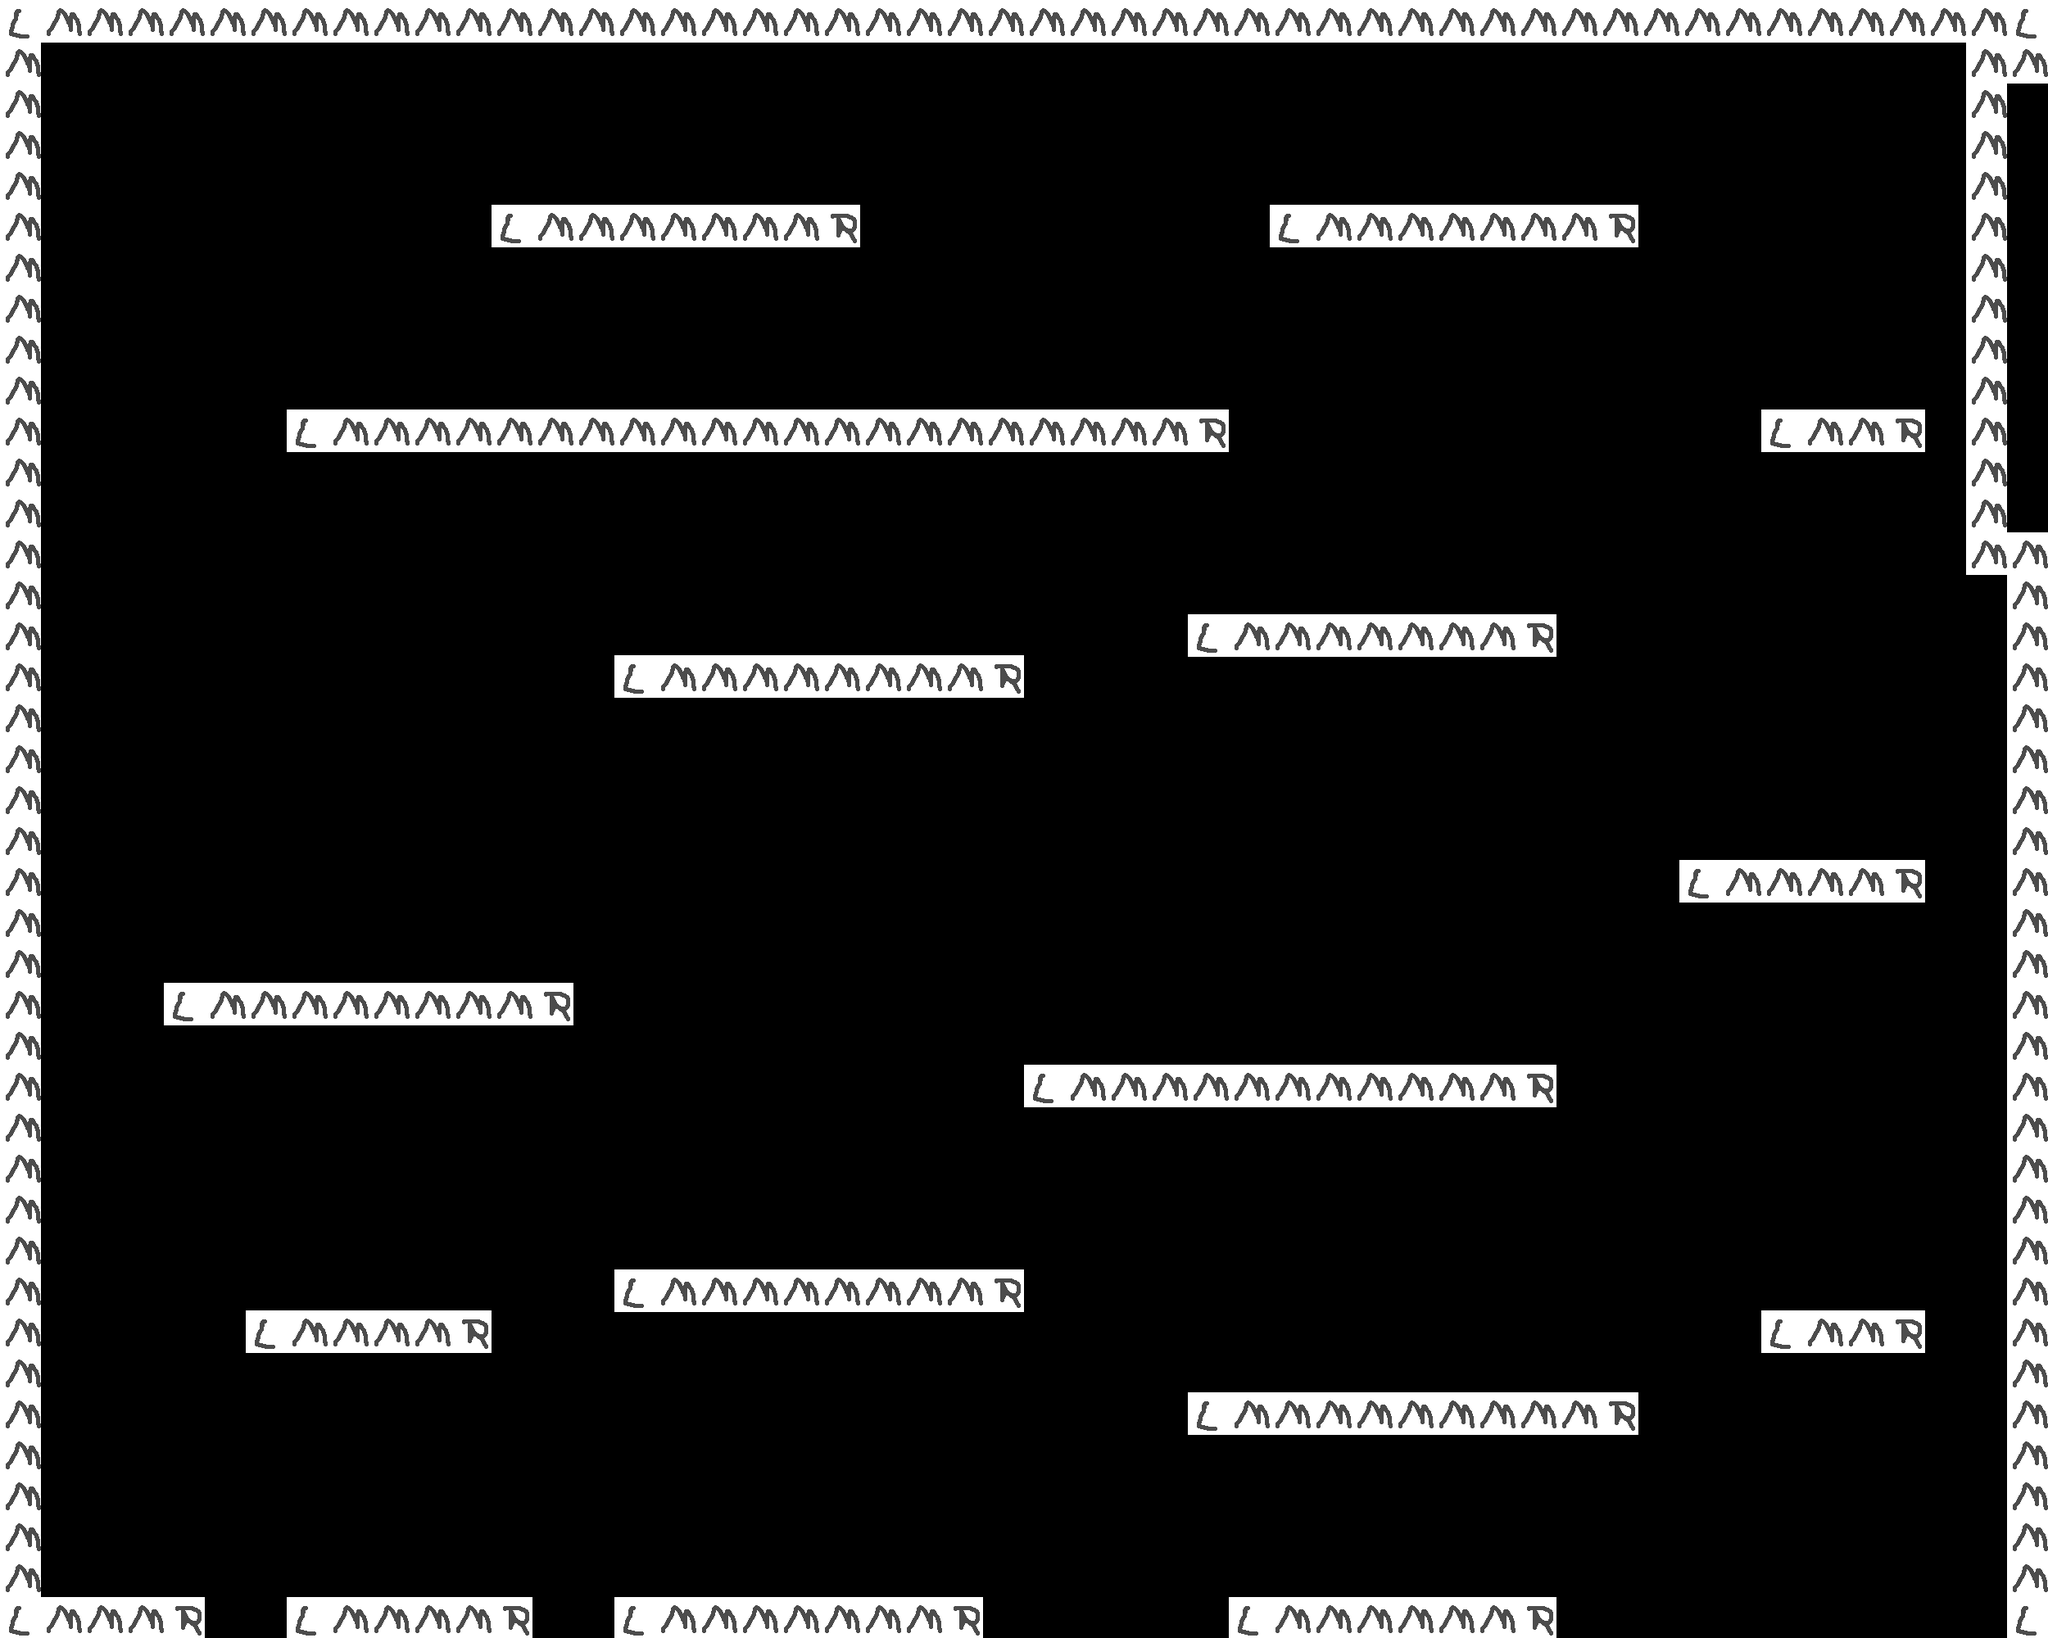

This is a level from a 2D game, rendered from its Tiled map with the project's own tilesets. A one-line summary and the complete map file follow:
An orthogonal 50x40 tile map with 50x50 px tiles, 1 tile layer (块层 1).

<map version="1.0" orientation="orthogonal" renderorder="right-down" width="50" height="40" tilewidth="50" tileheight="50" nextobjectid="1">
 <tileset firstgid="1" name="grounds" tilewidth="50" tileheight="64" tilecount="5" columns="5">
  <tileoffset x="0" y="14" />
  <image source="../images/grounds.png" width="256" height="64" />
 </tileset>
 <layer name="块层 1" width="50" height="40">
  <data encoding="csv">
1,2,2,2,2,2,2,2,2,2,2,2,2,2,2,2,2,2,2,2,2,2,2,2,2,2,2,2,2,2,2,2,2,2,2,2,2,2,2,2,2,2,2,2,2,2,2,2,2,1,
2,0,0,0,0,0,0,0,0,0,0,0,0,0,0,0,0,0,0,0,0,0,0,0,0,0,0,0,0,0,0,0,0,0,0,0,0,0,0,0,0,0,0,0,0,0,0,0,2,2,
2,0,0,0,0,0,0,0,0,0,0,0,0,0,0,0,0,0,0,0,0,0,0,0,0,0,0,0,0,0,0,0,0,0,0,0,0,0,0,0,0,0,0,0,0,0,0,0,2,0,
2,0,0,0,0,0,0,0,0,0,0,0,0,0,0,0,0,0,0,0,0,0,0,0,0,0,0,0,0,0,0,0,0,0,0,0,0,0,0,0,0,0,0,0,0,0,0,0,2,0,
2,0,0,0,0,0,0,0,0,0,0,0,0,0,0,0,0,0,0,0,0,0,0,0,0,0,0,0,0,0,0,0,0,0,0,0,0,0,0,0,0,0,0,0,0,0,0,0,2,0,
2,0,0,0,0,0,0,0,0,0,0,0,1,2,2,2,2,2,2,2,3,0,0,0,0,0,0,0,0,0,0,1,2,2,2,2,2,2,2,3,0,0,0,0,0,0,0,0,2,0,
2,0,0,0,0,0,0,0,0,0,0,0,0,0,0,0,0,0,0,0,0,0,0,0,0,0,0,0,0,0,0,0,0,0,0,0,0,0,0,0,0,0,0,0,0,0,0,0,2,0,
2,0,0,0,0,0,0,0,0,0,0,0,0,0,0,0,0,0,0,0,0,0,0,0,0,0,0,0,0,0,0,0,0,0,0,0,0,0,0,0,0,0,0,0,0,0,0,0,2,0,
2,0,0,0,0,0,0,0,0,0,0,0,0,0,0,0,0,0,0,0,0,0,0,0,0,0,0,0,0,0,0,0,0,0,0,0,0,0,0,0,0,0,0,0,0,0,0,0,2,0,
2,0,0,0,0,0,0,0,0,0,0,0,0,0,0,0,0,0,0,0,0,0,0,0,0,0,0,0,0,0,0,0,0,0,0,0,0,0,0,0,0,0,0,0,0,0,0,0,2,0,
2,0,0,0,0,0,0,1,2,2,2,2,2,2,2,2,2,2,2,2,2,2,2,2,2,2,2,2,2,3,0,0,0,0,0,0,0,0,0,0,0,0,0,1,2,2,3,0,2,0,
2,0,0,0,0,0,0,0,0,0,0,0,0,0,0,0,0,0,0,0,0,0,0,0,0,0,0,0,0,0,0,0,0,0,0,0,0,0,0,0,0,0,0,0,0,0,0,0,2,0,
2,0,0,0,0,0,0,0,0,0,0,0,0,0,0,0,0,0,0,0,0,0,0,0,0,0,0,0,0,0,0,0,0,0,0,0,0,0,0,0,0,0,0,0,0,0,0,0,2,0,
2,0,0,0,0,0,0,0,0,0,0,0,0,0,0,0,0,0,0,0,0,0,0,0,0,0,0,0,0,0,0,0,0,0,0,0,0,0,0,0,0,0,0,0,0,0,0,0,2,2,
2,0,0,0,0,0,0,0,0,0,0,0,0,0,0,0,0,0,0,0,0,0,0,0,0,0,0,0,0,0,0,0,0,0,0,0,0,0,0,0,0,0,0,0,0,0,0,0,0,2,
2,0,0,0,0,0,0,0,0,0,0,0,0,0,0,0,0,0,0,0,0,0,0,0,0,0,0,0,0,1,2,2,2,2,2,2,2,3,0,0,0,0,0,0,0,0,0,0,0,2,
2,0,0,0,0,0,0,0,0,0,0,0,0,0,0,1,2,2,2,2,2,2,2,2,3,0,0,0,0,0,0,0,0,0,0,0,0,0,0,0,0,0,0,0,0,0,0,0,0,2,
2,0,0,0,0,0,0,0,0,0,0,0,0,0,0,0,0,0,0,0,0,0,0,0,0,0,0,0,0,0,0,0,0,0,0,0,0,0,0,0,0,0,0,0,0,0,0,0,0,2,
2,0,0,0,0,0,0,0,0,0,0,0,0,0,0,0,0,0,0,0,0,0,0,0,0,0,0,0,0,0,0,0,0,0,0,0,0,0,0,0,0,0,0,0,0,0,0,0,0,2,
2,0,0,0,0,0,0,0,0,0,0,0,0,0,0,0,0,0,0,0,0,0,0,0,0,0,0,0,0,0,0,0,0,0,0,0,0,0,0,0,0,0,0,0,0,0,0,0,0,2,
2,0,0,0,0,0,0,0,0,0,0,0,0,0,0,0,0,0,0,0,0,0,0,0,0,0,0,0,0,0,0,0,0,0,0,0,0,0,0,0,0,0,0,0,0,0,0,0,0,2,
2,0,0,0,0,0,0,0,0,0,0,0,0,0,0,0,0,0,0,0,0,0,0,0,0,0,0,0,0,0,0,0,0,0,0,0,0,0,0,0,0,1,2,2,2,2,3,0,0,2,
2,0,0,0,0,0,0,0,0,0,0,0,0,0,0,0,0,0,0,0,0,0,0,0,0,0,0,0,0,0,0,0,0,0,0,0,0,0,0,0,0,0,0,0,0,0,0,0,0,2,
2,0,0,0,0,0,0,0,0,0,0,0,0,0,0,0,0,0,0,0,0,0,0,0,0,0,0,0,0,0,0,0,0,0,0,0,0,0,0,0,0,0,0,0,0,0,0,0,0,2,
2,0,0,0,1,2,2,2,2,2,2,2,2,3,0,0,0,0,0,0,0,0,0,0,0,0,0,0,0,0,0,0,0,0,0,0,0,0,0,0,0,0,0,0,0,0,0,0,0,2,
2,0,0,0,0,0,0,0,0,0,0,0,0,0,0,0,0,0,0,0,0,0,0,0,0,0,0,0,0,0,0,0,0,0,0,0,0,0,0,0,0,0,0,0,0,0,0,0,0,2,
2,0,0,0,0,0,0,0,0,0,0,0,0,0,0,0,0,0,0,0,0,0,0,0,0,1,2,2,2,2,2,2,2,2,2,2,2,3,0,0,0,0,0,0,0,0,0,0,0,2,
2,0,0,0,0,0,0,0,0,0,0,0,0,0,0,0,0,0,0,0,0,0,0,0,0,0,0,0,0,0,0,0,0,0,0,0,0,0,0,0,0,0,0,0,0,0,0,0,0,2,
2,0,0,0,0,0,0,0,0,0,0,0,0,0,0,0,0,0,0,0,0,0,0,0,0,0,0,0,0,0,0,0,0,0,0,0,0,0,0,0,0,0,0,0,0,0,0,0,0,2,
2,0,0,0,0,0,0,0,0,0,0,0,0,0,0,0,0,0,0,0,0,0,0,0,0,0,0,0,0,0,0,0,0,0,0,0,0,0,0,0,0,0,0,0,0,0,0,0,0,2,
2,0,0,0,0,0,0,0,0,0,0,0,0,0,0,0,0,0,0,0,0,0,0,0,0,0,0,0,0,0,0,0,0,0,0,0,0,0,0,0,0,0,0,0,0,0,0,0,0,2,
2,0,0,0,0,0,0,0,0,0,0,0,0,0,0,1,2,2,2,2,2,2,2,2,3,0,0,0,0,0,0,0,0,0,0,0,0,0,0,0,0,0,0,0,0,0,0,0,0,2,
2,0,0,0,0,0,1,2,2,2,2,3,0,0,0,0,0,0,0,0,0,0,0,0,0,0,0,0,0,0,0,0,0,0,0,0,0,0,0,0,0,0,0,1,2,2,3,0,0,2,
2,0,0,0,0,0,0,0,0,0,0,0,0,0,0,0,0,0,0,0,0,0,0,0,0,0,0,0,0,0,0,0,0,0,0,0,0,0,0,0,0,0,0,0,0,0,0,0,0,2,
2,0,0,0,0,0,0,0,0,0,0,0,0,0,0,0,0,0,0,0,0,0,0,0,0,0,0,0,0,1,2,2,2,2,2,2,2,2,2,3,0,0,0,0,0,0,0,0,0,2,
2,0,0,0,0,0,0,0,0,0,0,0,0,0,0,0,0,0,0,0,0,0,0,0,0,0,0,0,0,0,0,0,0,0,0,0,0,0,0,0,0,0,0,0,0,0,0,0,0,2,
2,0,0,0,0,0,0,0,0,0,0,0,0,0,0,0,0,0,0,0,0,0,0,0,0,0,0,0,0,0,0,0,0,0,0,0,0,0,0,0,0,0,0,0,0,0,0,0,0,2,
2,0,0,0,0,0,0,0,0,0,0,0,0,0,0,0,0,0,0,0,0,0,0,0,0,0,0,0,0,0,0,0,0,0,0,0,0,0,0,0,0,0,0,0,0,0,0,0,0,2,
2,0,0,0,0,0,0,0,0,0,0,0,0,0,0,0,0,0,0,0,0,0,0,0,0,0,0,0,0,0,0,0,0,0,0,0,0,0,0,0,0,0,0,0,0,0,0,0,0,2,
1,2,2,2,3,0,0,1,2,2,2,2,3,0,0,1,2,2,2,2,2,2,2,3,0,0,0,0,0,0,1,2,2,2,2,2,2,3,0,0,0,0,0,0,0,0,0,0,0,1
</data>
 </layer>
</map>